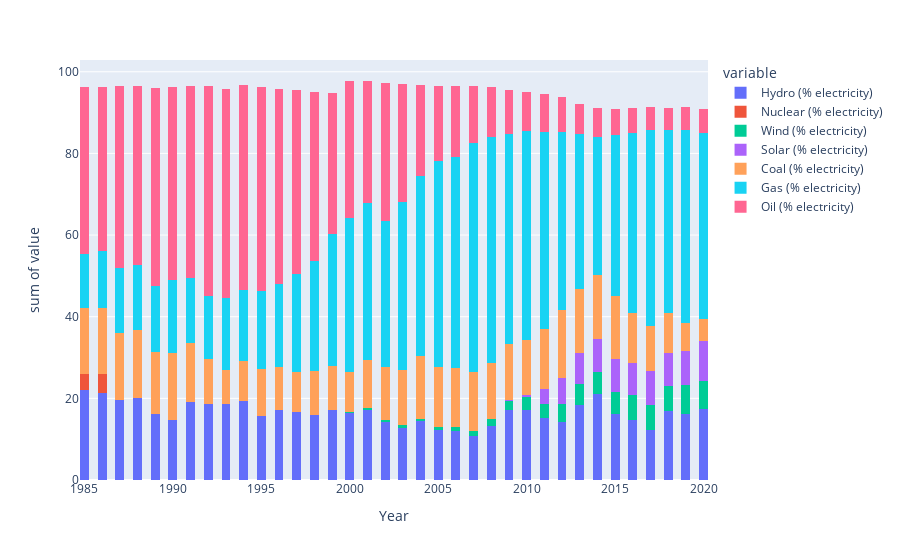

Source (notebook cell):
### Code cell
nationStats(nations["Italy"])

### Figure 1 — Plotly figure (JSON) as saved in the notebook; plotly's stock layout.template omitted (floating-point values rounded to 4 significant figures)
{"data": [{"alignmentgroup": "True", "bingroup": "x", "histfunc": "sum", "hovertemplate": "variable=Hydro (% electricity)<br>Year=%{x}<br>sum of value=%{y}<extra></extra>", "legendgroup": "Hydro (% electricity)", "marker": {"color": "#636efa", "pattern": {"shape": ""}}, "name": "Hydro (% electricity)", "nbinsx": 100, "offsetgroup": "Hydro (% electricity)", "orientation": "v", "showlegend": true, "type": "histogram", "x": [1985, 1986, 1987, 1988, 1989, 1990, 1991, 1992, 1993, 1994, 1995, 1996, 1997, 1998, 1999, 2000, 2001, 2002, 2003, 2004, 2005, 2006, 2007, 2008, 2009, 2010, 2011, 2012, 2013, 2014, 2015, 2016, 2017, 2018, 2019, 2020], "xaxis": "x", "y": [22.12, 21.37, 19.62, 19.98, 16.16, 14.58, 19.02, 18.65, 18.59, 19.27, 15.65, 17.19, 16.54, 15.87, 17.08, 16.42, 17.27, 14.28, 12.85, 14.36, 12.2, 12.06, 10.68, 13.32, 17.09, 17.16, 15.29, 14.12, 18.38, 21.1, 16.21, 14.77, 12.34, 16.98, 16.16, 17.46], "yaxis": "y"}, {"alignmentgroup": "True", "bingroup": "x", "histfunc": "sum", "hovertemplate": "variable=Nuclear (% electricity)<br>Year=%{x}<br>sum of value=%{y}<extra></extra>", "legendgroup": "Nuclear (% electricity)", "marker": {"color": "#EF553B", "pattern": {"shape": ""}}, "name": "Nuclear (% electricity)", "nbinsx": 100, "offsetgroup": "Nuclear (% electricity)", "orientation": "v", "showlegend": true, "type": "histogram", "x": [1985, 1986, 1987, 1988, 1989, 1990, 1991, 1992, 1993, 1994, 1995, 1996, 1997, 1998, 1999, 2000, 2001, 2002, 2003, 2004, 2005, 2006, 2007, 2008, 2009, 2010, 2011, 2012, 2013, 2014, 2015, 2016, 2017, 2018, 2019, 2020], "xaxis": "x", "y": [3.782, 4.554, 0.08641, 0, 0, 0, 0, 0, 0, 0, 0, 0, 0, 0, 0, 0, 0, 0, 0, 0, 0, 0, 0, 0, 0, 0, 0, 0, 0, 0, 0, 0, 0, 0, 0, 0], "yaxis": "y"}, {"alignmentgroup": "True", "bingroup": "x", "histfunc": "sum", "hovertemplate": "variable=Wind (% electricity)<br>Year=%{x}<br>sum of value=%{y}<extra></extra>", "legendgroup": "Wind (% electricity)", "marker": {"color": "#00cc96", "pattern": {"shape": ""}}, "name": "Wind (% electricity)", "nbinsx": 100, "offsetgroup": "Wind (% electricity)", "orientation": "v", "showlegend": true, "type": "histogram", "x": [1985, 1986, 1987, 1988, 1989, 1990, 1991, 1992, 1993, 1994, 1995, 1996, 1997, 1998, 1999, 2000, 2001, 2002, 2003, 2004, 2005, 2006, 2007, 2008, 2009, 2010, 2011, 2012, 2013, 2014, 2015, 2016, 2017, 2018, 2019, 2020], "xaxis": "x", "y": [0, 0, 0, 0, 0.000949, 0.0008849, 0.001297, 0.0008483, 0.001723, 0.002898, 0.003576, 0.01295, 0.04693, 0.08931, 0.1517, 0.2092, 0.4349, 0.5073, 0.5109, 0.6263, 0.7924, 0.9687, 1.313, 1.556, 2.275, 3.063, 3.288, 4.522, 5.189, 5.471, 5.283, 6.159, 6.048, 6.165, 7.003, 6.88], "yaxis": "y"}, {"alignmentgroup": "True", "bingroup": "x", "histfunc": "sum", "hovertemplate": "variable=Solar (% electricity)<br>Year=%{x}<br>sum of value=%{y}<extra></extra>", "legendgroup": "Solar (% electricity)", "marker": {"color": "#ab63fa", "pattern": {"shape": ""}}, "name": "Solar (% electricity)", "nbinsx": 100, "offsetgroup": "Solar (% electricity)", "orientation": "v", "showlegend": true, "type": "histogram", "x": [1985, 1986, 1987, 1988, 1989, 1990, 1991, 1992, 1993, 1994, 1995, 1996, 1997, 1998, 1999, 2000, 2001, 2002, 2003, 2004, 2005, 2006, 2007, 2008, 2009, 2010, 2011, 2012, 2013, 2014, 2015, 2016, 2017, 2018, 2019, 2020], "xaxis": "x", "y": [0, 0, 0, 0, 0.0009586, 0.001844, 0.002252, 0.003978, 0.004937, 0.004745, 0.005383, 0.005726, 0.005965, 0.00616, 0.006399, 0.006688, 0.007009, 0.007588, 0.00841, 0.009836, 0.01048, 0.01141, 0.01268, 0.06175, 0.2352, 0.6397, 3.602, 6.362, 7.52, 8.04, 8.166, 7.697, 8.311, 7.883, 8.503, 9.663], "yaxis": "y"}, {"alignmentgroup": "True", "bingroup": "x", "histfunc": "sum", "hovertemplate": "variable=Coal (% electricity)<br>Year=%{x}<br>sum of value=%{y}<extra></extra>", "legendgroup": "Coal (% electricity)", "marker": {"color": "#FFA15A", "pattern": {"shape": ""}}, "name": "Coal (% electricity)", "nbinsx": 100, "offsetgroup": "Coal (% electricity)", "orientation": "v", "showlegend": true, "type": "histogram", "x": [1985, 1986, 1987, 1988, 1989, 1990, 1991, 1992, 1993, 1994, 1995, 1996, 1997, 1998, 1999, 2000, 2001, 2002, 2003, 2004, 2005, 2006, 2007, 2008, 2009, 2010, 2011, 2012, 2013, 2014, 2015, 2016, 2017, 2018, 2019, 2020], "xaxis": "x", "y": [16.16, 16.12, 16.4, 16.65, 15.12, 16.41, 14.42, 10.97, 8.247, 9.872, 11.42, 10.36, 9.85, 10.71, 10.62, 9.761, 11.71, 12.81, 13.6, 15.44, 14.75, 14.42, 14.36, 13.78, 13.82, 13.34, 14.92, 16.57, 15.71, 15.66, 15.38, 12.4, 11.12, 9.907, 6.778, 5.435], "yaxis": "y"}, {"alignmentgroup": "True", "bingroup": "x", "histfunc": "sum", "hovertemplate": "variable=Gas (% electricity)<br>Year=%{x}<br>sum of value=%{y}<extra></extra>", "legendgroup": "Gas (% electricity)", "marker": {"color": "#19d3f3", "pattern": {"shape": ""}}, "name": "Gas (% electricity)", "nbinsx": 100, "offsetgroup": "Gas (% electricity)", "orientation": "v", "showlegend": true, "type": "histogram", "x": [1985, 1986, 1987, 1988, 1989, 1990, 1991, 1992, 1993, 1994, 1995, 1996, 1997, 1998, 1999, 2000, 2001, 2002, 2003, 2004, 2005, 2006, 2007, 2008, 2009, 2010, 2011, 2012, 2013, 2014, 2015, 2016, 2017, 2018, 2019, 2020], "xaxis": "x", "y": [13.3, 13.97, 15.76, 15.93, 16.33, 18.02, 16.15, 15.54, 17.77, 17.43, 19.23, 20.34, 24.12, 27.03, 32.45, 37.66, 38.44, 35.92, 41.1, 44.04, 50.5, 51.57, 56.22, 55.28, 51.24, 51.3, 48.24, 43.56, 37.94, 33.76, 39.46, 43.93, 47.85, 44.73, 47.37, 45.63], "yaxis": "y"}, {"alignmentgroup": "True", "bingroup": "x", "histfunc": "sum", "hovertemplate": "variable=Oil (% electricity)<br>Year=%{x}<br>sum of value=%{y}<extra></extra>", "legendgroup": "Oil (% electricity)", "marker": {"color": "#FF6692", "pattern": {"shape": ""}}, "name": "Oil (% electricity)", "nbinsx": 100, "offsetgroup": "Oil (% electricity)", "orientation": "v", "showlegend": true, "type": "histogram", "x": [1985, 1986, 1987, 1988, 1989, 1990, 1991, 1992, 1993, 1994, 1995, 1996, 1997, 1998, 1999, 2000, 2001, 2002, 2003, 2004, 2005, 2006, 2007, 2008, 2009, 2010, 2011, 2012, 2013, 2014, 2015, 2016, 2017, 2018, 2019, 2020], "xaxis": "x", "y": [41.01, 40.29, 44.66, 44.07, 48.3, 47.36, 46.97, 51.28, 51.13, 50.18, 50.02, 47.89, 45.06, 41.31, 34.4, 33.68, 29.81, 33.81, 28.88, 22.25, 18.38, 17.51, 13.89, 12.32, 10.86, 9.529, 9.16, 8.762, 7.338, 7.083, 6.4, 6.061, 5.609, 5.55, 5.497, 5.769], "yaxis": "y"}], "layout": {"barmode": "relative", "legend": {"title": {"text": "variable"}, "tracegroupgap": 0}, "margin": {"t": 60}, "xaxis": {"anchor": "y", "domain": [0, 1], "title": {"text": "Year"}}, "yaxis": {"anchor": "x", "domain": [0, 1], "title": {"text": "sum of value"}}}}
